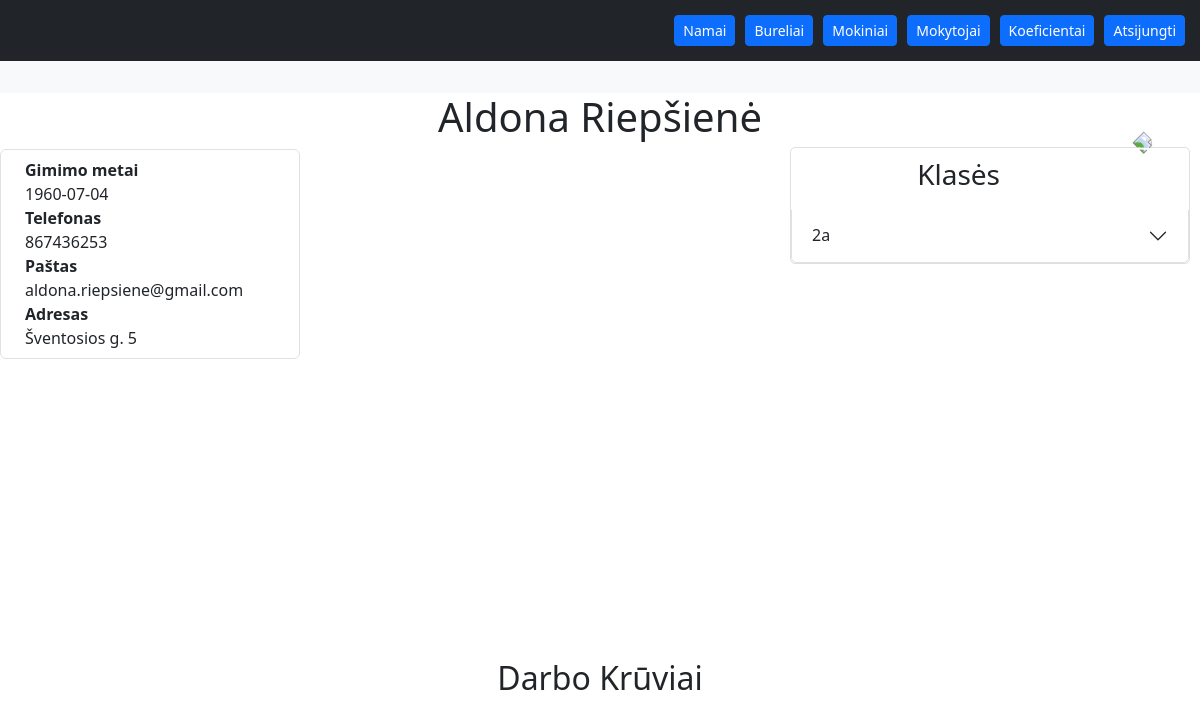
Page /employees/employee/39/ on the earlier database version.
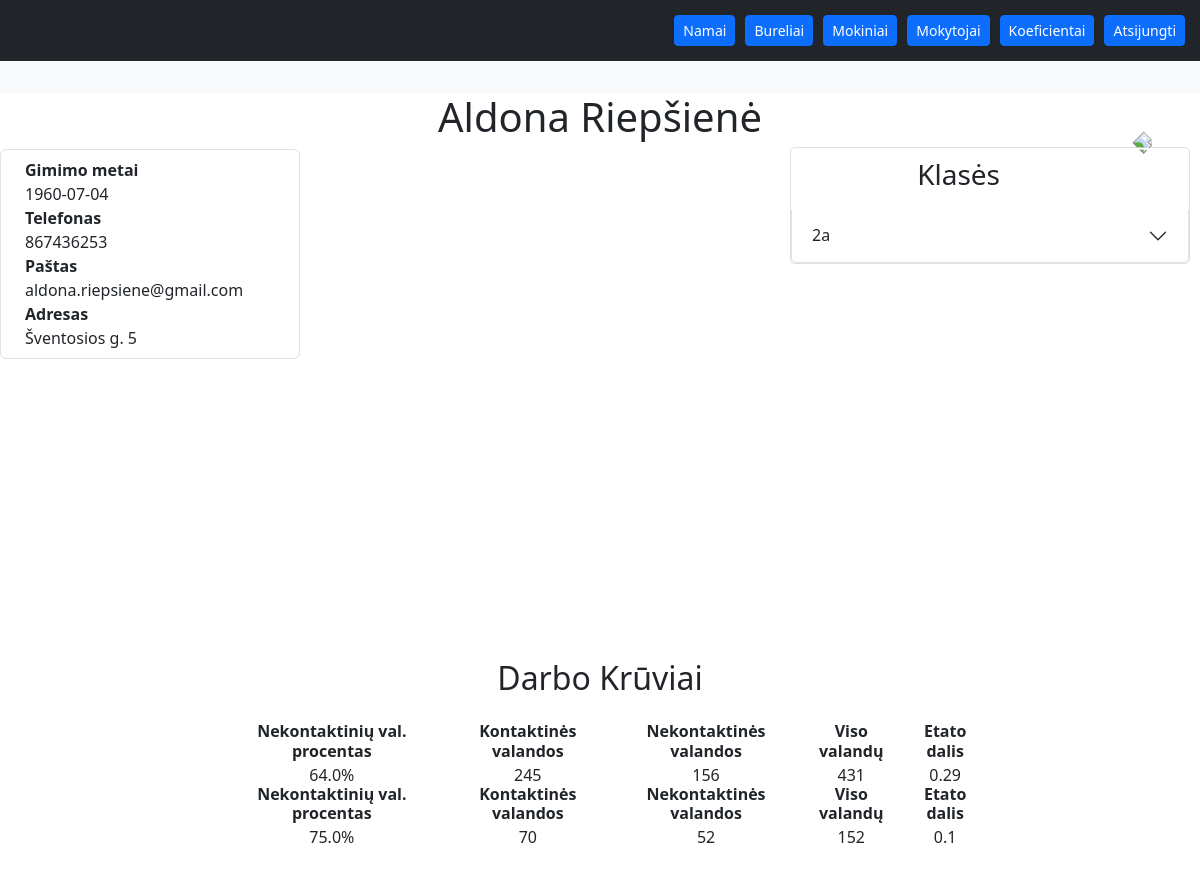
Same page on the later database version.
### student/models.py (models this page shows, shortened)
class StudentClass(models.Model):
    class_name = models.CharField(max_length=255)
    date_created = models.DateTimeField(auto_now_add=True)
    date_modified = models.DateTimeField(auto_now=True)

### workload_calculator/models.py (models this page shows)
class Workload(models.Model):
    teacher = models.ForeignKey(Teacher, on_delete=models.CASCADE)
    contactless_hour_percent = models.ForeignKey(ContactlessHourPercent, models.CASCADE)
    contact_hours = models.IntegerField(null=True)
    contactless_hours = models.IntegerField(null=True)
    total_hours = models.IntegerField(null=True)
    etat_fraction = models.FloatField(null=True)
    date_created = models.DateTimeField(auto_now_add=True)
    date_modified = models.DateTimeField(auto_now=True)

### contactless_percent_calculator/models.py (models this page shows)
class ContactlessHourPercent(models.Model):
    TEACHING_SUBJECTS = (
        ('Pradinis ugdymas', 'Pradinis ugdymas'),
        ('Dorinis ugdymas', 'Dorinis ugdymas'),
        ('Lietuvių kalba, gimtoji kalba', 'Lietuvių kalba, gimtoji kalba'),
        ('Užsienio kalba', 'Užsienio kalba'),
        ('Matematika', 'Matematika'),
        ('Informacinės technologijos', 'Informacinės technologijos'),
        ('Gamtamokslinis ugdymas', 'Gamtamokslinis ugdymas'),
        ('Socialinis ugdymas', 'Socialinis ugdymas'),
        ('Menai, technologijos, kūno kultūra...', 'Menai, technologijos, kūno kultūra...'),
        ('Neformalusis švietimas', 'Neformalusis švietimas'),
    )
    WORK_EXPERIENCE_PERIODS = (
        ('iki 2 metų', 'iki 2 metų'),
        ('daugiau nei 2 metai', 'daugiau nei 2 metai'),
    )
    BORAD_STUDENT_COUNTS = (
        ('ne daugiau kaip 11', 'ne daugiau kaip 11'),
        ('12-20', '12-20'),
        ('21 ir daugiau', '21 ir daugiau')
    )
    teaching_subject = models.CharField(max_length=255, choices=TEACHING_SUBJECTS)
    work_experience_period = models.CharField(max_length=255, choices=WORK_EXPERIENCE_PERIODS)
    student_count = models.CharField(max_length=255, choices=BORAD_STUDENT_COUNTS)
    percent = models.FloatField()
    date_created = models.DateTimeField(auto_now_add=True)
    date_modified = models.DateTimeField(auto_now=True)
    def __str__(self) -> str:
        return str(self.percent)

### employees/views.py (the view)
# urls.py: path('employee/<int:pk>/', TeacherDetailView.as_view(), name='teacher-detail'),
class TeacherDetailView(DetailView):
    model = Teacher
    template_name = 'teacher-detail.html'
    context_object_name = 'teacher'
    def get_context_data(self, **kwargs):
        context = super().get_context_data(**kwargs)
        classes_to_teacher = StudentClassToTeacher.objects.filter(teacher=self.object.id)
        workloads = Workload.objects.filter(teacher=self.object)
        classes = [i.student_class for i in classes_to_teacher]
        all_classes = StudentClass.objects.all()
        for student_class in classes:
            student_class.students = Student.objects.filter(student_class=student_class)
        for workload in workloads:
            workload.classes = ContactClasses.objects.filter(workload=workload)
            workload.activities_to_workloads = ActivityToWorkload.objects.filter(workload=workload)
        context['classes_students'] = classes
        context['all_classes'] = all_classes
        context['workloads'] = workloads
        return context

### activities/models.py (called while the page is built)
    def __str__(self) -> str:
        return str(self.hours)

### employees/templates/teacher-detail.html (shortened to what this page needs)
{% extends 'employee-layout.html' %}
{% load static %}
{% block content %}
<h1>{{ teacher.first_name }} {{ teacher.last_name }}</h1>
<ol class="list-group list-group koefficient-detail">
  <li class="list-group-item d-flex justify-content-between align-items-start flex-column">
    <div class="ms-2 me-auto">
      <div class="fw-bold">Gimimo metai</div>
      {{ teacher.birth_date }}
    </div>
    <div class="ms-2 me-auto">
      <div class="fw-bold">Telefonas</div>
      {{ teacher.phone_number }}
    </div>
    <div class="ms-2 me-auto">
      <div class="fw-bold">Paštas</div>
      {{ teacher.email }}
    </div>
    <div class="ms-2 me-auto">
      <div class="fw-bold">Adresas</div>
      {{ teacher.home_address }}
    </div>
  </li>
</ol>
<div
  style="border: 1px solid rgba(0,0,0,.125); border-radius: 5px; position: absolute; right: 10px; width: 100%; max-width: 400px; top: 147px; z-index: 5;"
  class="accordion" id="accordionExample">
  <div class="accordion-header-wrapper">
    <h3>Klasės</h3>
    <div class="dropdown">
      <a style="text-decoration: none; color: white;" href="#" role="button" id="dropdownMenuLink"
        data-bs-toggle="dropdown" title="Pridėti klase" aria-expanded="false"><img
          style="width: 25px; transform: rotate(45deg);" src="{% static 'images/cross-red.svg' %}" alt="create" /></a>
    </div>
  </div>
  {% for class_students in classes_students %}
  <div class="accordion-item">
    <h2 class="accordion-header" id="headingOne">
      <button class="accordion-button collapsed" type="button" data-bs-toggle="collapse"
        data-bs-target="#collapse{{ class_students.id }}" aria-expanded="true"
        aria-controls="collapse{{ class_students.id }}">
        <div class="accordion-header-wrapper">
          <div>{{ class_students.class_name }}</div>
        </div>
      </button>
    </h2>
  </div>
  {% endfor %}
</div>
<div style="width: 80%; margin: 300px auto 0 auto; padding-bottom: 700px;">
  <h2 style="text-align: center; margin-bottom: 25px;">Darbo Krūviai</h2>
  {% for workload in workloads %}
  <div class="accordion-item">
    <h2 class="accordion-header" id="headingOne">
      <button class="accordion-button collapsed" type="button" data-bs-toggle="collapse"
        data-bs-target="#collapse{{ workload.id }}" aria-expanded="true" aria-controls="collapse{{ workload.id }}">
        <div class="accordion-header-wrapper" style="justify-content: center;">
          <li class="list-group-item d-flex justify-content-between align-items-start"
            style="flex-grow: 1; border: none; max-width: 80%;">
            <div class="ms-2 me-auto" style="text-align: center;">
              <div class="fw-bold" style="padding-bottom: 5px;">Nekontaktinių val. procentas</div>
              {{ workload.contactless_hour_percent }}%
            </div>
            <div class="ms-2 me-auto" style="text-align: center;">
              <div class="fw-bold" style="padding-bottom: 5px;">Kontaktinės valandos</div>
              {{ workload.contact_hours }}
            </div>
            <div class="ms-2 me-auto" style="text-align: center;">
              <div class="fw-bold" style="padding-bottom: 5px;">Nekontaktinės valandos</div>
              {{ workload.contactless_hours }}
            </div>
            <div class="ms-2 me-auto" style="text-align: center;">
              <div class="fw-bold" style="padding-bottom: 5px;">Viso valandų</div>
              {{ workload.total_hours }}
            </div>
            <div class="ms-2 me-auto" style="text-align: center;">
              <div class="fw-bold" style="padding-bottom: 5px;">Etato dalis</div>
              {{ workload.etat_fraction }}
            </div>
          </li>
        </div>
      </button>
    </h2>
  </div>
  {% endfor %}
</div>
{% endblock %}

Differences in the rows shown:
added Workload: contactless_hour_percent "64.0", contact_hours "245", contactless_hours "156", total_hours "431", etat_fraction "0.29"
added Workload: contactless_hour_percent "75.0", contact_hours "70", contactless_hours "52", total_hours "152", etat_fraction "0.1"
